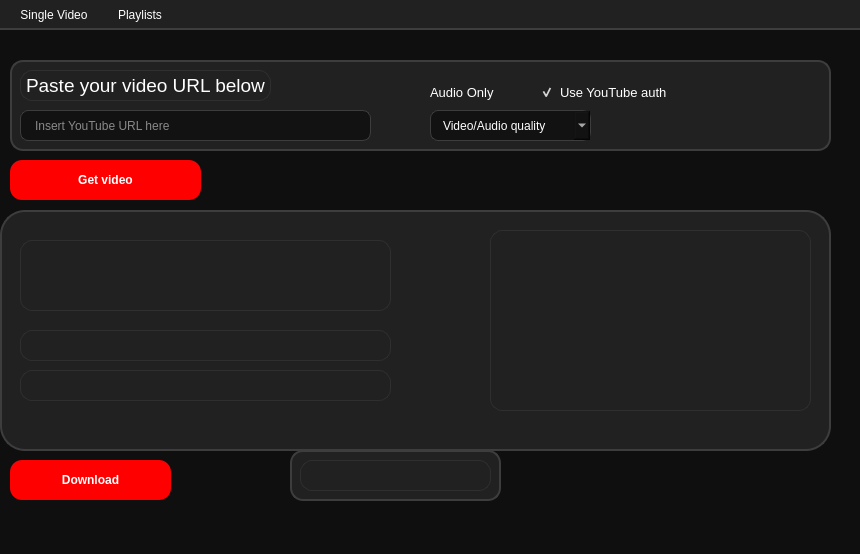
<?xml version="1.0" encoding="UTF-8"?>
<ui version="4.0">
 <class>MainWindow</class>
 <widget class="QMainWindow" name="MainWindow">
  <property name="geometry">
   <rect>
    <x>0</x>
    <y>0</y>
    <width>860</width>
    <height>554</height>
   </rect>
  </property>
  <property name="font">
   <font>
    <pointsize>11</pointsize>
   </font>
  </property>
  <property name="windowTitle">
   <string>YouTube Downloader</string>
  </property>
  <property name="windowIcon">
   <iconset>
    <normaloff>app.ico</normaloff>app.ico</iconset>
  </property>
  <property name="autoFillBackground">
   <bool>false</bool>
  </property>
  <property name="styleSheet">
   <string notr="true">/* 1. Main background */
QMainWindow, QWidget#centralwidget, QFrame#frame {
    background-color: #0f0f0f;
}

/* 2. QFrames */
QFrame {
    background-color: #212121 !important;
    border: 1px solid #2f2f2f;
    border-radius: 12px;
}

/* 3. Text-labels, makes the text appear white and blocks Windows overrides */
QLabel {
    background-color: transparent !important;
    color: #ffffff !important; /* TVUNGET HVID: Stopper Windows i at gøre teksten usynlig eller lave lyse felter */
    font-family: &quot;Segoe UI&quot;, sans-serif;
}
QLabel#label, QLabel#label_2, QLabel#label_4{
    font-weight: bold;
    font-family: &quot;Segoe UI&quot;, sans-serif;
    color: #ffffff !important; /* SIKRER hvid tekst på dine tre info-labels i bunden */
}

/* 4. Textfields and Dropdowns */
QLineEdit, QComboBox {
    border: 1px solid #3d3d3d;
    border-radius: 8px;
    padding: 6px 12px;
    background-color: #121212 !important;
    color: #ffffff !important;
}

QLineEdit:focus, QComboBox:focus {
    border: 2px solid #ff0000;
    background-color: #0f0f0f !important;
}

QComboBox QAbstractItemView {
    background-color: #121212 !important;
    color: #ffffff !important;
    border: 1px solid #3d3d3d;
    selection-background-color: #ff0000;
    selection-color: #ffffff;
}

/* 5. Tjekbokse (Audio Only &amp; YouTube Auth) */
QCheckBox {
    background-color: transparent !important;
    color: #ffffff !important; /* TVUNGET HVID: Teksten ved tjekboksene forbliver altid læselig på mørk baggrund */
    font-family: &quot;Segoe UI&quot;, sans-serif;
    font-size: 13px;
    spacing: 6px;
}

/* 6. Faner i toppen (Single Video / Playlists) */
QTabBar::tab {
    background: transparent;
    color: #aaaaaa;
    padding: 8px 16px;
}
QTabBar::tab:selected {
    color: #ffffff;
    font-weight: bold;
}

/* 7. De røde YouTube-knapper */
QPushButton {
    background-color: #ff0000 !important;
    color: #ffffff !important;
    font-weight: bold;
    border: none;
    border-radius: 12px;
    padding: 10px 20px;
}
QPushButton:hover {
    background-color: #cc0000 !important;
}
QPushButton:pressed {
    background-color: #990000 !important;
}

/* 8. Dialogs and message boxes */
QMessageBox, QDialog {
    background-color: #212121;
    color: #ffffff;
}
QMessageBox QLabel, QDialog QLabel {
    color: #ffffff;
}
QMessageBox QPushButton, QDialogButtonBox QPushButton {
    background-color: #ff0000;
    color: #ffffff;
    border: none;
    border-radius: 8px;
    padding: 8px 16px;
    min-width: 70px;
}
QMessageBox QPushButton:hover, QDialogButtonBox QPushButton:hover {
    background-color: #cc0000;
}
QMessageBox QPushButton:pressed, QDialogButtonBox QPushButton:pressed {
    background-color: #990000;
}
</string>
  </property>
  <property name="tabShape">
   <enum>QTabWidget::TabShape::Rounded</enum>
  </property>
  <widget class="QWidget" name="centralwidget">
   <property name="styleSheet">
    <string notr="true"/>
   </property>
   <widget class="QFrame" name="MainDownload">
    <property name="geometry">
     <rect>
      <x>0</x>
      <y>180</y>
      <width>831</width>
      <height>241</height>
     </rect>
    </property>
    <property name="autoFillBackground">
     <bool>false</bool>
    </property>
    <property name="styleSheet">
     <string notr="true">QWidget#MainDownload {
    border: 2px solid #3d3d3d;
    background-color: #212121;
	border-radius: 25px
}</string>
    </property>
    <property name="frameShape">
     <enum>QFrame::Shape::Panel</enum>
    </property>
    <widget class="QGraphicsView" name="graphicsView">
     <property name="enabled">
      <bool>false</bool>
     </property>
     <property name="geometry">
      <rect>
       <x>490</x>
       <y>20</y>
       <width>321</width>
       <height>181</height>
      </rect>
     </property>
     <property name="maximumSize">
      <size>
       <width>341</width>
       <height>311</height>
      </size>
     </property>
    </widget>
    <widget class="QLabel" name="label">
     <property name="geometry">
      <rect>
       <x>20</x>
       <y>30</y>
       <width>371</width>
       <height>71</height>
      </rect>
     </property>
     <property name="text">
      <string/>
     </property>
     <property name="textFormat">
      <enum>Qt::TextFormat::AutoText</enum>
     </property>
     <property name="wordWrap">
      <bool>true</bool>
     </property>
    </widget>
    <widget class="QLabel" name="label_2">
     <property name="geometry">
      <rect>
       <x>20</x>
       <y>120</y>
       <width>371</width>
       <height>31</height>
      </rect>
     </property>
     <property name="text">
      <string/>
     </property>
     <property name="textFormat">
      <enum>Qt::TextFormat::AutoText</enum>
     </property>
     <property name="wordWrap">
      <bool>false</bool>
     </property>
    </widget>
    <widget class="QLabel" name="label_4">
     <property name="geometry">
      <rect>
       <x>20</x>
       <y>160</y>
       <width>371</width>
       <height>31</height>
      </rect>
     </property>
     <property name="frameShadow">
      <enum>QFrame::Shadow::Raised</enum>
     </property>
     <property name="text">
      <string/>
     </property>
     <property name="textFormat">
      <enum>Qt::TextFormat::AutoText</enum>
     </property>
    </widget>
   </widget>
   <widget class="QPushButton" name="pushButton">
    <property name="geometry">
     <rect>
      <x>10</x>
      <y>430</y>
      <width>161</width>
      <height>40</height>
     </rect>
    </property>
    <property name="styleSheet">
     <string notr="true"/>
    </property>
    <property name="text">
     <string>Download</string>
    </property>
    <property name="icon">
     <iconset theme="QIcon::ThemeIcon::DocumentSave"/>
    </property>
   </widget>
   <widget class="QPushButton" name="pushButton_2">
    <property name="geometry">
     <rect>
      <x>10</x>
      <y>130</y>
      <width>191</width>
      <height>40</height>
     </rect>
    </property>
    <property name="styleSheet">
     <string notr="true">QPushButton_2 {
    border: 2px solid black;
    border-radius: 5px;
    background-color: #ffffff;
    padding: 5px 10px;
}</string>
    </property>
    <property name="text">
     <string>Get video</string>
    </property>
    <property name="icon">
     <iconset theme="QIcon::ThemeIcon::MailAttachment"/>
    </property>
   </widget>
   <widget class="QFrame" name="Insert">
    <property name="geometry">
     <rect>
      <x>10</x>
      <y>30</y>
      <width>821</width>
      <height>91</height>
     </rect>
    </property>
    <property name="autoFillBackground">
     <bool>false</bool>
    </property>
    <property name="styleSheet">
     <string notr="true">QWidget#Insert {
    border: 2px solid #3d3d3d;
    background-color: #212121;
	border-radius: 12.5px
}</string>
    </property>
    <property name="frameShape">
     <enum>QFrame::Shape::Panel</enum>
    </property>
    <widget class="QCheckBox" name="checkBox">
     <property name="geometry">
      <rect>
       <x>400</x>
       <y>20</y>
       <width>131</width>
       <height>24</height>
      </rect>
     </property>
     <property name="text">
      <string>Audio Only</string>
     </property>
    </widget>
    <widget class="QLabel" name="label_5">
     <property name="geometry">
      <rect>
       <x>10</x>
       <y>10</y>
       <width>251</width>
       <height>31</height>
      </rect>
     </property>
     <property name="font">
      <font>
       <family>Segoe UI</family>
       <pointsize>14</pointsize>
      </font>
     </property>
     <property name="text">
      <string>Paste your video URL below</string>
     </property>
    </widget>
    <widget class="QLineEdit" name="lineEdit">
     <property name="geometry">
      <rect>
       <x>10</x>
       <y>50</y>
       <width>351</width>
       <height>31</height>
      </rect>
     </property>
     <property name="placeholderText">
      <string>Insert YouTube URL here</string>
     </property>
    </widget>
    <widget class="QComboBox" name="comboBox">
     <property name="geometry">
      <rect>
       <x>420</x>
       <y>50</y>
       <width>161</width>
       <height>31</height>
      </rect>
     </property>
     <property name="placeholderText">
      <string>Video/Audio quality</string>
     </property>
    </widget>
    <widget class="QCheckBox" name="authenticationCheckBox">
     <property name="geometry">
      <rect>
       <x>530</x>
       <y>20</y>
       <width>131</width>
       <height>24</height>
      </rect>
     </property>
     <property name="text">
      <string>Use YouTube auth</string>
     </property>
     <property name="checked">
      <bool>true</bool>
     </property>
    </widget>
   </widget>
   <widget class="QFrame" name="frame">
    <property name="geometry">
     <rect>
      <x>290</x>
      <y>420</y>
      <width>211</width>
      <height>51</height>
     </rect>
    </property>
    <property name="styleSheet">
     <string notr="true">QWidget#frame {
    border: 2px solid #3d3d3d;
    background-color: #212121;
	border-radius: 12.5px
}</string>
    </property>
    <property name="frameShape">
     <enum>QFrame::Shape::StyledPanel</enum>
    </property>
    <property name="frameShadow">
     <enum>QFrame::Shadow::Raised</enum>
    </property>
    <widget class="QLabel" name="status_update">
     <property name="geometry">
      <rect>
       <x>10</x>
       <y>10</y>
       <width>191</width>
       <height>31</height>
      </rect>
     </property>
     <property name="autoFillBackground">
      <bool>false</bool>
     </property>
     <property name="text">
      <string/>
     </property>
     <property name="alignment">
      <set>Qt::AlignmentFlag::AlignCenter</set>
     </property>
     <property name="wordWrap">
      <bool>true</bool>
     </property>
    </widget>
   </widget>
  </widget>
  <widget class="QMenuBar" name="menubar">
   <property name="geometry">
    <rect>
     <x>0</x>
     <y>0</y>
     <width>860</width>
     <height>33</height>
    </rect>
   </property>
   <property name="styleSheet">
    <string notr="true">QMenuBar {
    background-color: #212121;
    color: #ffffff;
    border-bottom: 2px solid #3d3d3d;
    padding: 2px;
}

QMenuBar::item {
    background-color: transparent;
    padding: 4px 10px;
    margin: 2px;
}

QMenuBar::item:selected { 
    background-color: #3d3d3d;
    color: #ffffff;
    border-radius: 4px;
}
</string>
   </property>
   <widget class="QMenu" name="menuPlaylists">
    <property name="styleSheet">
     <string notr="true">QMenu {
    background-color: #212121;
    color: #ffffff;
    border: 1px solid #3d3d3d;
    padding: 2px;
}

QMenu::item {
    background-color: transparent;
    padding: 4px 10px;
    margin: 2px;
}

QMenu::item:selected { 
    background-color: #3d3d3d;
    color: #ffffff;
    border-radius: 4px;
}
</string>
    </property>
    <property name="title">
     <string>Playlists</string>
    </property>
   </widget>
   <widget class="QMenu" name="menuYouTube_Downloader">
    <property name="title">
     <string>Single Video</string>
    </property>
   </widget>
   <addaction name="menuYouTube_Downloader"/>
   <addaction name="menuPlaylists"/>
  </widget>
 </widget>
 <resources/>
 <connections/>
</ui>
